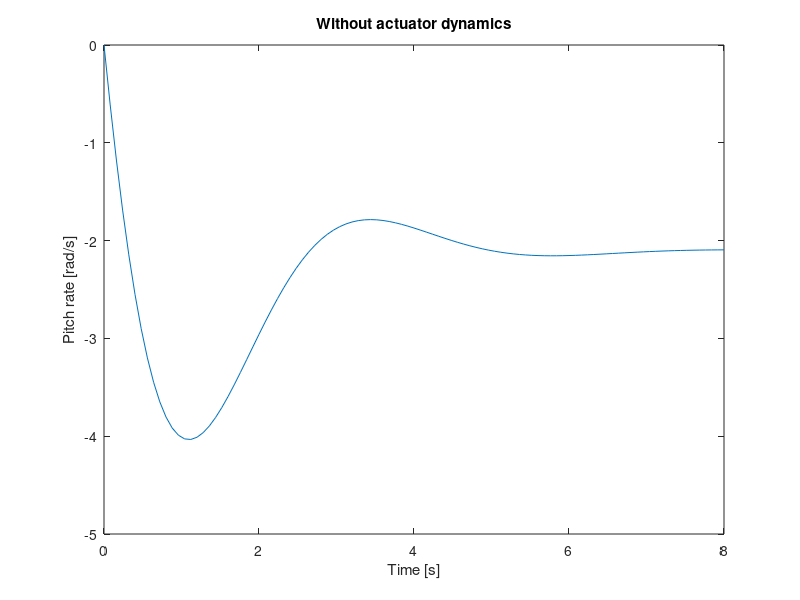
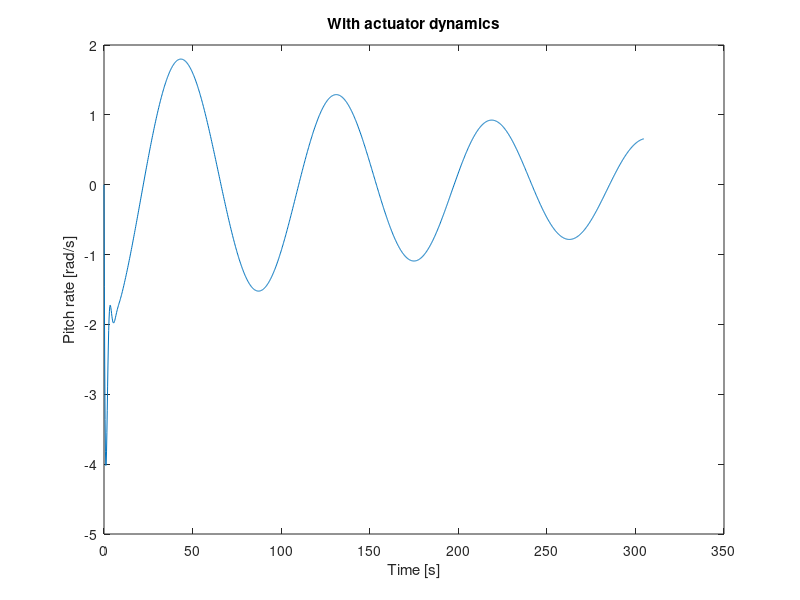

These figures' MATLAB source, in order:
% LongLofi matrix

A = [
   -0.0109   -1.7611  -32.1700   -0.8207;
   -0.0002   -0.6505    0.0000    0.9482;
         0         0         0    1.0000;
   -0.0000   -1.9092         0   -0.8893]

B = [
    0.1093;
   -0.0014;
         0;
   -0.1389]

C = [
    1.0000         0         0         0;
         0   57.2958         0         0;
         0         0   57.2958         0;
         0         0         0   57.2958]

D = [
     0;
     0;
     0;
     0]

% Creating the short period model 
A_sp = A([2 4] ,[2 4] );
B_sp = B([2 4]);
C_sp = C([2 4], [2 4]);
D_sp = D([2 4]);

% Creating a step input
N = 100;
t = 1:1:N;
u = [linspace(0,0, N*1/10), linspace(1,1, N*9/10)];

% System response with actuator dynamics
sys_4 = ss(A,B,C,D);

% System response without actuator dynamics
sys_2 = ss(A_sp,B_sp,C_sp,D_sp);

[y2, Tout2] = lsim(sys_2,u,t);
[y4, Tout4] = lsim(sys_4,u,t);

% figure(1);
% plot(Tout2, y2(:,2));
% title('Without actuator dynamics')
% 
% figure(2);
% plot(Tout4, y4(:,4));
% title('With actuator dynamics')

figure(3);
[y,tOut] = step(sys_2);
plot(tOut,y(:,2));
ylabel('Pitch rate [rad/s]')
xlabel('Time [s]')
title('Without actuator dynamics')

figure(4);
[y,tOut] = step(sys_4);
plot(tOut(1:1500),y(1:1500,4));
ylabel('Pitch rate [rad/s]')
xlabel('Time [s]')
title('With actuator dynamics')
